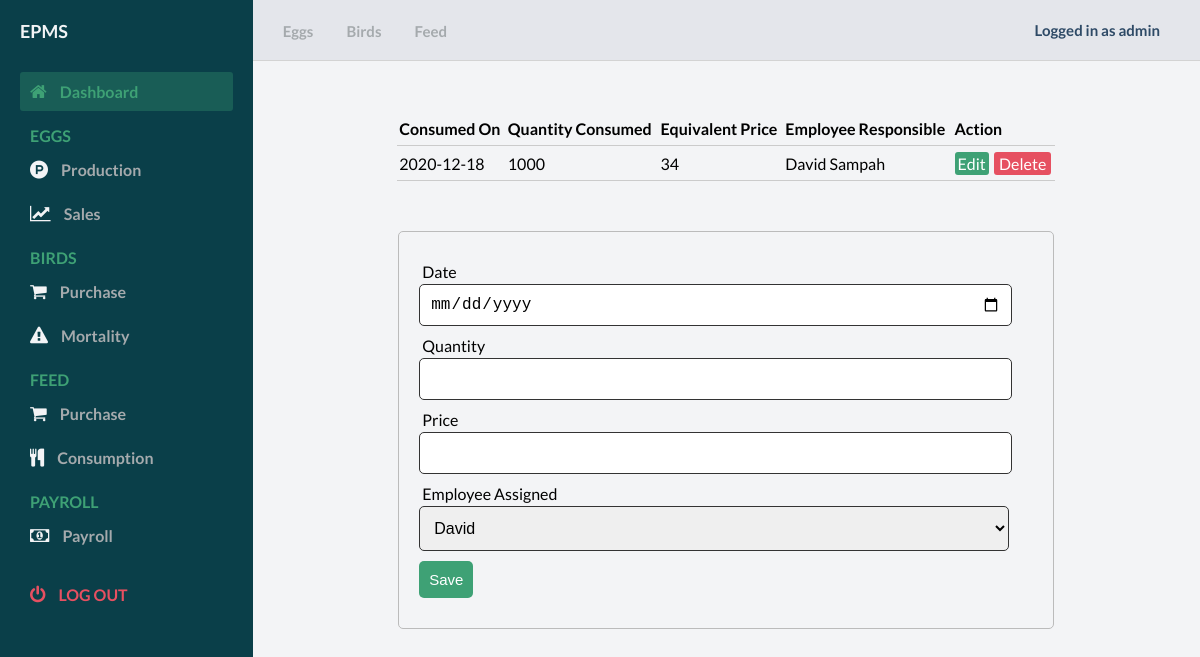
The app's page /feedConsumption.php (signed in) with its own data.
### tables this page shows
CREATE TABLE `FeedConsumption` (
  `FeedConsumption_ID` int(11) NOT NULL,
  `ConsDate` date NOT NULL,
  `Quantity` float NOT NULL,
  `Price` float NOT NULL,
  `Employee` int(11) NOT NULL
);

CREATE TABLE `Employee` (
  `Employee_ID` int(11) NOT NULL,
  `FirstName` varchar(50) NOT NULL,
  `LastName` varchar(50) NOT NULL,
  `Phone` varchar(10) NOT NULL,
  `Job` varchar(50) NOT NULL,
  `Salary` float NOT NULL
);

### includes/action.php (called while the page is built, shortened)
<?php
    include_once "database.php";
    class CrudOperation extends Database{
        public function viewMethod($table){
            $sql = "SELECT * FROM " . $table;
            $array = array();
            $query = $this->connect()->query($sql);
            while($row = mysqli_fetch_assoc($query)){
                $array[] = $row;
            }
            return $array;
        }
    }
    $feedConsumptionObject = new CrudOperation();
?>

### includes/database.php (called while the page is built, shortened)
<?php
class Database{
    public function connect(){
        $this->servername = 'localhost';
        $this->username = 'root';
        $this->password = '';
        $this->dbname = 'epms_db';
        $conn = new mysqli($this->servername, $this->username, $this->password, $this->dbname);
        return $conn;
    }
}
?>

### feedConsumption.php (the view, shortened to what this page needs)
<?php
include 'includes/database.php';
include 'includes/action.php';
?>
<!DOCTYPE html>
<html lang="en">
<body id="body">
    <div class="container">
        <main>
            <div class="main__container">
                <table>
                    <thead>
                        <th>Consumed On</th>
                        <th>Quantity Consumed</th>
                        <th>Equivalent Price</th>
                        <th>Employee Responsible</th>
                        <th colspan="2">Action</th>
                    </thead>
                    <tbody>
                    <?php
                        $myrow = $feedConsumptionObject->viewMethod("FeedConsumption");
                        foreach($myrow as $row){
                            ?>
                            <tr>
                                <td><?php echo $row['ConsDate'];?></td>
                                <td><?php echo $row['Quantity'];?></td>
                                <td><?php echo $row['Price'];?></td>
                                <td>
                                    <?php
                                        $employee = $row['Employee'];
                                        $sql = "select FirstName, LastName from Employee, FeedConsumption where Employee.Employee_ID = $employee";
                                        $query = new Database();
                                        $result = $query->connect()->query($sql);
                                        $result = mysqli_fetch_assoc($result);
                                        echo $result['FirstName'].' '.$result['LastName'];
                                    ?>
                                </td>
                                <td>
                                    <a class="edit_btn" href="feedConsumption.php?feedconsupdate=1&id=<?php echo $row["FeedConsumption_ID"]; ?>">Edit</a>
                                </td>
                                <td>
                                    <a class="del_btn" href="includes/action.php?feedconsdelete=1&id=<?php echo $row["FeedConsumption_ID"]; ?>">Delete</a>
                                </td>
                            </tr>
                            <?php
                        }
                    ?>
                    </tbody>
                </table>
                <?php
                    if(isset($_GET["feedconsupdate"])){
                        $id = $_GET["id"] ?? null;
                        $where = array("FeedConsumption_ID" => $id);
                        $row = $feedConsumptionObject->selectMethod("FeedConsumption", $where);
                        ?>
                            <form action="includes/action.php" method="post">
                                <div class="input-group">
                                    <input type="hidden" name="id" value="<?php echo $id; ?>">
                                </div>
                                <div class="input-group">
                                    <label for="">Date</label>
                                    <input type="date" name="ConsDate" value="<?php echo $row["ConsDate"]; ?>" required>
                                </div>
                                <div class="input-group">
                                    <label for="">Quantity</label>
                                    <input type="number" step="any" name="Quantity" value="<?php echo $row["Quantity"]; ?>" required>
                                </div>
                                <div class="input-group">
                                    <label for="">Price</label>
                                    <input type="number" step="any" name="Price" value="<?php echo $row["Price"]; ?>" required>
                                </div>
                                <div class="input-group">
                                    <label for="">Employee Assigned</label>
                                        <select name="Employee" id="" required>
                                        <?php
                                            $myrow = $employeeObject->viewMethod("Employee");
                                            foreach($myrow as $row){
                                                $foreignID = $row["Employee_ID"];
                                            ?>
                                            <option class="selectoptions" value="<?php echo $foreignID; ?>"><?php echo $row["FirstName"] ?></option>
                                            <?php
                                            }
                                            ?>
                                        </select>
                                </div>
                                <div class="input-group">
                                    <button type="submit" name="feedconsedit" class="btn" value="">Update</button>
                                </div>
                            </form>
                        <?php
                    }else{
                        ?>
                            <form action="includes/action.php" method="post">
                                <div class="input-group">
                                    <label for="">Date</label>
                                    <input type="date" name="ConsDate" value="" required>
                                </div>
                                <div class="input-group">
                                    <label for="">Quantity</label>
                                    <input type="number" step="any" name="Quantity" value="" required>
                                </div>
                                <div class="input-group">
                                    <label for="">Price</label>
                                    <input type="number" step="any" name="Price" value="" required>
                                </div>
                                <div class="input-group">
                                    <label for="">Employee Assigned</label>
                                    <select name="Employee" id="" required>
                                    <?php
                                        $myrow = $feedConsumptionObject->viewMethod("Employee");
                                        foreach($myrow as $row){
                                            $foreignID = $row["Employee_ID"];
                                    ?>
                                        <option class="selectoptions" value="<?php echo $foreignID; ?>"><?php echo $row["FirstName"] ?></option>
                                        <?php
                                        }
                                        ?>
                                    </select>
                                </div>
                                <div class="input-group">
                                    <button type="submit" name="feedconssave" class="btn">Save</button>
                                </div>
                            </form>
                        <?php
                    }
                        ?>
            </div>
        </main>
    </div>
</body>
</html>

### styles.css (style rules this page uses)
* { margin: 0; padding: 0; }
body { box-sizing: border-box; font-family: "Lato", sans-serif; }
.container { display: grid; height: 100vh; grid-template-columns: 0.8fr 1fr 1fr 1fr; grid-template-rows: 0.2fr 3fr; grid-template-areas: "sidebar nav nav nav" "sidebar main main main"; }
main { background: #f3f4f6; grid-area: main; overflow-y: auto; }
.main__container { padding: 20px 35px; }
table { width: 75%; margin: 30px auto; border-collapse: collapse; text-align: left; }
tr { border-bottom: 1px solid #cbcbcb; }
th, td { border: none; height: 30px; padding: 2px; }
form { width: 70%; margin: 50px auto; text-align: left; padding: 20px; border: 1px solid #bbb; border-radius: 5px; }
.input-group { margin: 10px 0; }
.input-group label { display: block; text-align: left; margin: 3px; }
.input-group input { height: 30px; width: 93%; padding: 5px 10px; font-size: 16px; border-radius: 5px; border: 1px solid #333; }
select { height: 45px; width: 96%; padding: 5px 10px; font-size: 16px; border-radius: 5px; border: 1px solid #333; }
.selectoptions { margin: 10px 0; }
.btn { padding: 10px; font-size: 15px; color: #fff; background:#3ea175; border: none; border-radius: 5px; }
.edit_btn { text-decoration: none; padding: 2px 3px; background: #3ea175; color: #fff; border-radius: 3px; }
.del_btn { text-decoration: none; padding: 2px 5px; color: #fff; border-radius: 3px; background: #e65061; }

### records on screen
feedconsumption: ConsDate "2020-12-18", Quantity "1000", Price "34", Employee.FirstName "David", Employee.LastName "Sampah"

### other values on screen
$_SESSION["Username"] "admin"
form field Employee "David"
